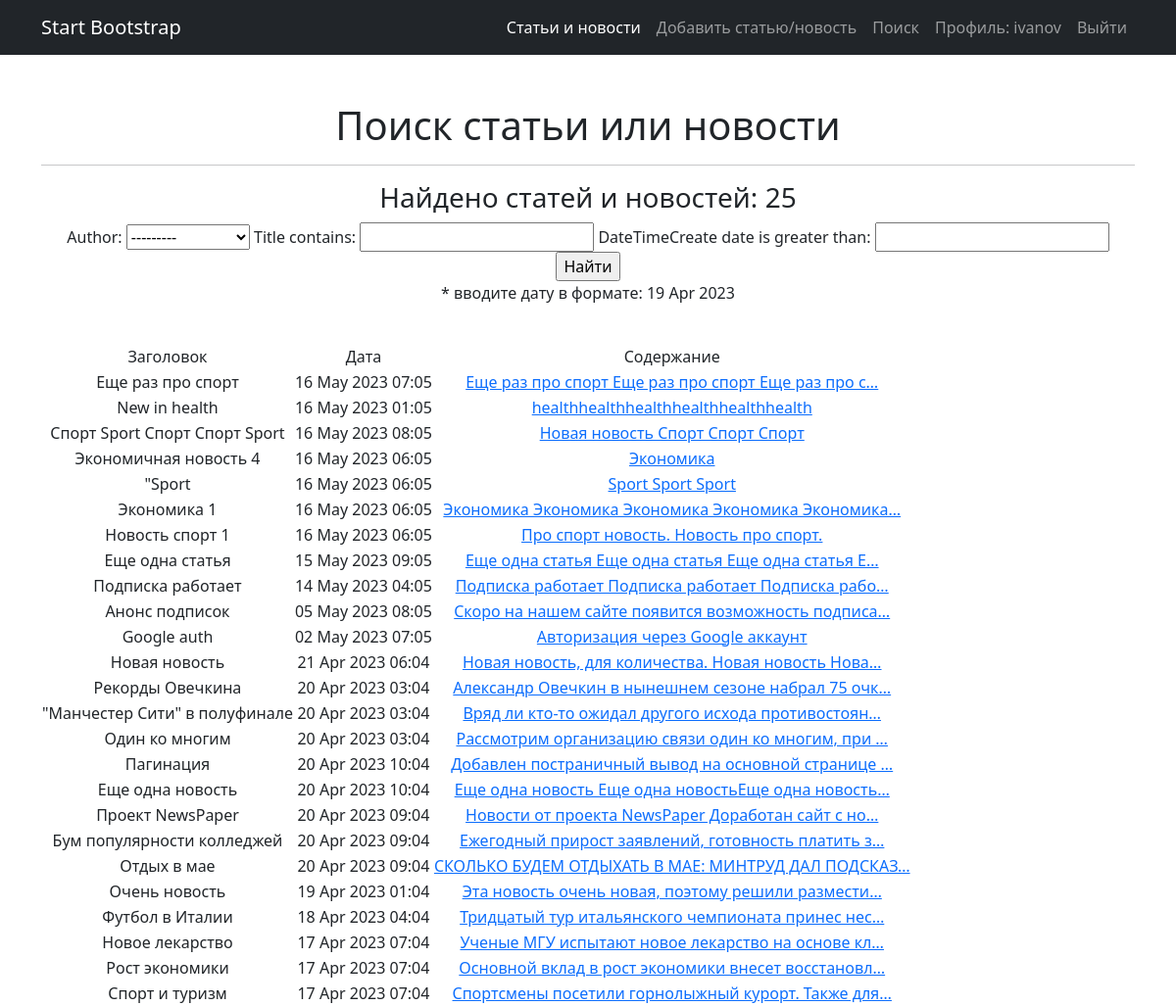
/news/search (signed in), run on the app's committed database.
### news/models.py (models this page shows, shortened)
class Post (models.Model):
    author = models.ForeignKey(Author, on_delete=models.CASCADE)
    article='AR'
    news='NW'
    POST_TYPES=[
        (article, 'Статья'),
        (news,'Новость')
    ]
    postType=models.CharField(max_length=2, choices=POST_TYPES, default=news)
    dateTimeCreate=models.DateTimeField(auto_now_add=True)
    postCategory=models.ManyToManyField(Category, through='PostCategory')
    title=models.CharField(max_length=255)
    text=models.TextField()
    postRating=models.IntegerField(default=0)

### news/views.py (the view)
# urls.py: path('search', PostSearch.as_view()),
class PostSearch(ListView):
    model = Post  # указываем модель, объекты которой мы будем выводить
    template_name = 'search.html'  # указываем имя шаблона, в котором будет лежать HTML, в нём будут все инструкции о том, как именно пользователю должны вывестись наши объекты
    context_object_name = 'posts'  # это имя списка, в котором будут лежать все объекты, его надо указать, чтобы обратиться к самому списку объектов через HTML-шаблон
    ordering = ['-id'] # это если с формой поиска
    def get_context_data(self, **kwargs): # забираем отфильтрованные объекты переопределяя метод get_context_data у наследуемого класса
        context = super().get_context_data(**kwargs)
        context['filter'] = PostFilter(self.request.GET, queryset=self.get_queryset()) # вписываем наш фильтр в контекст
        return context

### news/models.py (called while the page is built)
    def __str__(self):
        return f'Автор: {self.authorUser.username}'

### news/templatetags/news_filters.py (called while the page is built)
@register.filter(name='censor') # регистрируем наш фильтр под именем censor, чтоб django понимал, что это именно фильтр, а не простая функция
def censor(value): # первый аргумент здесь — это то значение, к которому надо применить фильтр, т.е. примерно следующее будет в шаблоне value|censor
    for word in bad_words_list:
        value = value.replace(word, "")
    return value # возвращаемое функцией значение — это то значение, которое подставится к нам в шаблон

### templates/search.html (shortened to what this page needs)
{% extends 'default.html' %}
{% load news_filters %}
{% block content %}
    <h1>Поиск статьи или новости</h1>
    <hr>
    {% if filter.qs %}
    <h3>Найдено статей и новостей: {{ filter.qs.count }}</h3>
    <form method="GET">
        {{ filter.form }}
        <input type="submit" value="Найти">
    </form>
    <p>* вводите дату в формате: 19 Apr 2023</p>
    <br>
        <table>
            <tr>
                <td>
                    Заголовок
                </td>
                <td>
                    Дата
                </td>
                <td>
                    Содержание
                </td>
            </tr>
        {% for post in filter.qs %}
            <tr>
                <td>
                    {{ post.title|censor }}
                </td>
                <td>
                    {{ post.dateTimeCreate|date:'d M Y h:m' }}
                </td>
                <td>
                    <a href="/news/{{ post.id }}">{{ post.text|censor|truncatechars:50 }}</a>
                </td>
            </tr>
        {% endfor %}
        </table>
    {% endif %}
{% endblock content %}

### templates/default.html (shortened to what this page needs)
{% load static %}
<!DOCTYPE html>
<html lang="en">
    <head>
        <link href="{% static 'css/styles.css' %}" rel="stylesheet">
    </head>
    <body>
        <nav class="navbar navbar-expand-lg navbar-dark bg-dark">
            <div class="container">
                <a class="navbar-brand" href="#">Start Bootstrap</a>
                <div class="collapse navbar-collapse" id="navbarSupportedContent">
                    <ul class="navbar-nav ms-auto mb-2 mb-lg-0">
                        <li class="nav-item"><a class="nav-link active" aria-current="page" href="/news/">Статьи и новости</a></li>
                        <li class="nav-item"><a class="nav-link" href="/news/add">Добавить статью/новость</a></li>
                        <li class="nav-item"><a class="nav-link" href="/news/search">Поиск</a></li>
                    {% if user.is_authenticated %}
                        <li class="nav-item"><a class="nav-link" href="/news/profile">Профиль: {{ user.get_username }}</a></li>
                        <li class="nav-item"><a class="nav-link" href="/accounts/logout">Выйти</a></li>
                    {% else %}
                        <li class="nav-item"><a class="nav-link" href="/accounts/login">Войти</a></li>
                    {% endif %}
                    </ul>
                </div>
            </div>
        </nav>
        <div class="container">
            <div class="text-center mt-5">
                {% block content %}{% endblock content %}
            </div>
        </div>
    </body>
</html>

### data on the page
Post: title|censor "Еще раз про спорт", dateTimeCreate "16 May 2023 07:05", text|censor "Еще раз про спорт Еще раз про спорт Еще раз про с…"
Post: title|censor "New in health", dateTimeCreate "16 May 2023 01:05", text|censor "healthhealthhealthhealthhealthhealth"
Post: title|censor "Спорт Sport Спорт Спорт Sport", dateTimeCreate "16 May 2023 08:05", text|censor "Новая новость Спорт Спорт Спорт"
Post: title|censor "Экономичная новость 4", dateTimeCreate "16 May 2023 06:05", text|censor "Экономика"
Post: title|censor "\"Sport", dateTimeCreate "16 May 2023 06:05", text|censor "Sport Sport Sport"
Post: title|censor "Экономика 1", dateTimeCreate "16 May 2023 06:05", text|censor "Экономика Экономика Экономика Экономика Экономика…"
Post: title|censor "Новость спорт 1", dateTimeCreate "16 May 2023 06:05", text|censor "Про спорт новость. Новость про спорт."
Post: title|censor "Еще одна статья", dateTimeCreate "15 May 2023 09:05", text|censor "Еще одна статья Еще одна статья Еще одна статья Е…"
Post: title|censor "Подписка работает", dateTimeCreate "14 May 2023 04:05", text|censor "Подписка работает Подписка работает Подписка рабо…"
Post: title|censor "Анонс подписок", dateTimeCreate "05 May 2023 08:05", text|censor "Скоро на нашем сайте появится возможность подписа…"
Post: title|censor "Google auth", dateTimeCreate "02 May 2023 07:05", text|censor "Авторизация через Google аккаунт"
Post: title|censor "Новая новость", dateTimeCreate "21 Apr 2023 06:04", text|censor "Новая новость, для количества. Новая новость Нова…"
Post: title|censor "Рекорды Овечкина", dateTimeCreate "20 Apr 2023 03:04", text|censor "Александр Овечкин в нынешнем сезоне набрал 75 очк…"
Post: title|censor "\"Манчестер Сити\" в полуфинале", dateTimeCreate "20 Apr 2023 03:04", text|censor "Вряд ли кто-то ожидал другого исхода противостоян…"
Post: title|censor "Один ко многим", dateTimeCreate "20 Apr 2023 03:04", text|censor "Рассмотрим организацию связи один ко многим, при …"
Post: title|censor "Пагинация", dateTimeCreate "20 Apr 2023 10:04", text|censor "Добавлен постраничный вывод на основной странице …"
Post: title|censor "Еще одна новость", dateTimeCreate "20 Apr 2023 10:04", text|censor "Еще одна новость Еще одна новостьЕще одна новость…"
Post: title|censor "Проект NewsPaper", dateTimeCreate "20 Apr 2023 09:04", text|censor "Новости от проекта NewsPaper Доработан сайт с но…"
Post: title|censor "Бум популярности колледжей", dateTimeCreate "20 Apr 2023 09:04", text|censor "Ежегодный прирост заявлений, готовность платить з…"
Post: title|censor "Отдых в мае", dateTimeCreate "20 Apr 2023 09:04", text|censor "СКОЛЬКО БУДЕМ ОТДЫХАТЬ В МАЕ: МИНТРУД ДАЛ ПОДСКАЗ…"
Post: title|censor "Очень новость", dateTimeCreate "19 Apr 2023 01:04", text|censor "Эта новость очень новая, поэтому решили размести…"
Post: title|censor "Футбол в Италии", dateTimeCreate "18 Apr 2023 04:04", text|censor "Тридцатый тур итальянского чемпионата принес нес…"
Post: title|censor "Новое лекарство", dateTimeCreate "17 Apr 2023 07:04", text|censor "Ученые МГУ испытают новое лекарство на основе кл…"
Post: title|censor "Рост экономики", dateTimeCreate "17 Apr 2023 07:04", text|censor "Основной вклад в рост экономики внесет восстановл…"
Post: title|censor "Спорт и туризм", dateTimeCreate "17 Apr 2023 07:04", text|censor "Спортсмены посетили горнолыжный курорт. Также для…"

### other printed values
{{ user.get_username }} "ivanov"
{{ filter.qs.count }} "25"
